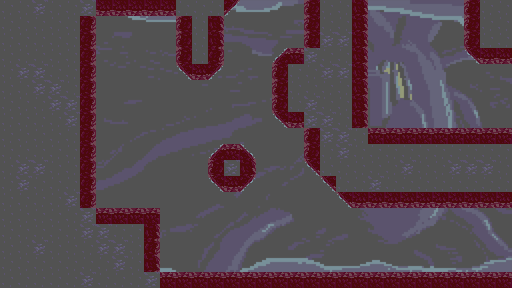

The image is a tile-based game level rendered from a .tmx file. Its description and complete source (layers, tilesets, objects, tile grids) follow:
An orthogonal 32x18 tile map with 16x16 px tiles, 2 tile layers (tile_map_0, collision), 3 tilesets, 1 image layer and 16 objects (transition_spawn_3, transition_spawn_0, transition_spawn_1, transition_spawn_2, transition_2, ...).

<map version="1.9" tiledversion="1.9.2" orientation="orthogonal" renderorder="right-down" width="32" height="18" tilewidth="16" tileheight="16" infinite="0" nextlayerid="8" nextobjectid="21">
 <properties>
  <property name="bg_layers" type="int" value="1" />
  <property name="fg_layers" type="int" value="0" />
  <property name="name" value="Intestine11" />
  <property name="tile_map_layers" type="int" value="1" />
 </properties>
 <tileset firstgid="1" source="Intestine_TS01.tsx" />
 <tileset firstgid="31" source="../tsx_data/collision.tsx" />
 <tileset firstgid="38" source="../tsx_data/enemies.tsx" />
 <imagelayer id="4" name="bg_0">
  <image source="../../graphics/BG_Intestine01.png" width="512" height="288" />
 </imagelayer>
 <layer id="2" name="tile_map_0" width="32" height="18">
  <data encoding="csv">
14,14,8,14,14,8,20,20,20,20,20,14,14,14,21,0,10,11,12,7,14,14,9,0,0,0,0,0,0,7,14,14,
14,14,14,14,14,15,12,12,12,11,12,7,14,9,12,0,10,11,12,7,14,14,9,0,0,0,0,0,0,7,14,14,
14,14,14,14,14,15,12,12,12,11,12,7,14,9,12,10,10,11,12,7,8,8,9,0,0,0,0,0,0,7,14,14,
14,14,14,14,14,15,12,12,12,11,12,7,14,15,12,10,10,1,2,8,14,14,9,0,0,0,0,0,0,19,20,20,
14,8,8,14,14,15,12,12,12,11,12,19,20,21,12,10,0,7,14,14,8,8,9,0,0,0,0,0,0,0,0,0,
14,14,8,8,14,15,12,12,12,12,12,12,11,12,12,10,0,7,14,14,14,14,9,0,0,0,0,0,0,0,0,0,
14,14,14,8,8,15,12,12,11,12,11,12,11,12,12,10,0,7,14,8,14,14,9,0,0,0,0,0,0,0,0,0,
14,14,14,14,8,15,12,12,11,12,11,12,4,4,5,6,0,19,20,8,8,14,9,0,0,0,0,0,0,0,0,0,
14,14,14,14,14,15,12,12,11,12,11,12,10,4,5,6,0,12,12,7,8,8,14,2,2,2,2,2,2,2,2,2,
14,14,14,14,14,15,12,12,11,12,12,10,16,1,2,3,0,0,12,7,14,8,14,14,14,14,14,14,14,14,14,14,
14,8,8,14,14,15,12,12,11,12,12,10,11,7,8,9,0,0,12,19,14,14,14,14,14,8,14,14,8,8,8,14,
14,8,14,14,14,15,12,12,11,12,12,10,11,19,20,21,0,0,12,0,19,14,14,8,14,14,14,14,14,14,14,14,
14,14,14,14,8,15,12,10,11,12,12,10,11,12,12,0,0,0,12,12,12,19,20,20,20,20,20,20,20,20,20,20,
14,14,14,14,14,8,2,2,2,2,12,10,11,12,12,0,0,0,17,17,17,17,17,17,17,17,17,17,17,17,17,17,
14,14,14,14,14,8,8,14,14,9,12,10,11,12,12,12,0,4,4,4,4,4,4,4,4,4,4,4,4,4,4,4,
14,14,8,14,14,14,8,8,14,15,0,0,11,12,12,12,0,10,10,10,10,10,10,10,10,10,10,10,10,10,10,10,
14,14,14,14,14,14,14,8,14,9,0,10,11,12,11,12,0,16,16,16,16,16,16,16,16,16,16,16,16,16,16,16,
14,14,14,14,14,8,14,14,14,8,2,2,2,2,2,2,2,2,2,2,2,2,2,2,2,2,2,2,2,2,2,2
</data>
 </layer>
 <objectgroup id="5" name="transition_spawn">
  <object id="3" name="transition_spawn_3" x="416" y="0">
   <properties>
    <property name="index" type="int" value="0" />
   </properties>
   <point />
  </object>
  <object id="4" name="transition_spawn_0" x="512" y="128">
   <properties>
    <property name="index" type="int" value="1" />
   </properties>
   <point />
  </object>
  <object id="5" name="transition_spawn_1" x="512" y="272">
   <properties>
    <property name="index" type="int" value="2" />
   </properties>
   <point />
  </object>
  <object id="6" name="transition_spawn_2" x="288" y="0">
   <properties>
    <property name="index" type="int" value="3" />
   </properties>
   <point />
  </object>
 </objectgroup>
 <objectgroup id="3" name="transition">
  <object id="9" name="transition_2" x="176.667" y="-57" width="142" height="57">
   <properties>
    <property name="direction" value="up" />
    <property name="index" type="int" value="2" />
    <property name="room_to" value="Intestine09" />
    <property name="transition_to" type="int" value="2" />
   </properties>
  </object>
  <object id="10" name="transition_0" x="512" y="16" width="70.5" height="146">
   <properties>
    <property name="direction" value="right" />
    <property name="index" type="int" value="0" />
    <property name="room_to" value="Intestine12" />
    <property name="transition_to" type="int" value="0" />
   </properties>
  </object>
  <object id="11" name="transition_1" x="512.5" y="194.5" width="68" height="89.5">
   <properties>
    <property name="direction" value="right" />
    <property name="index" type="int" value="1" />
    <property name="room_to" value="Intestine12" />
    <property name="transition_to" type="int" value="1" />
   </properties>
  </object>
  <object id="20" name="transition_3" x="340" y="-59.5" width="175.5" height="59.5">
   <properties>
    <property name="direction" value="up" />
    <property name="index" type="int" value="3" />
    <property name="room_to" value="Intestine09" />
    <property name="transition_to" type="int" value="1" />
   </properties>
  </object>
 </objectgroup>
 <objectgroup id="7" name="enemy_trigger">
  <object id="16" name="trigger_0" x="224.5" y="16.5" width="79.5" height="46.5" />
  <object id="17" name="trigger_3" x="94.5" y="160.5" width="131" height="111.5" />
  <object id="18" name="trigger_2" x="160" y="223.5" width="351.5" height="48" />
  <object id="19" name="trigger_1" x="367.5" y="79.5" width="144.5" height="48" />
 </objectgroup>
 <objectgroup id="6" name="enemies">
  <object id="12" name="enemy_3" gid="39" x="100.5" y="208" width="48" height="32" />
  <object id="13" name="enemy_2" gid="38" x="157.5" y="271.5" width="32" height="32" />
  <object id="14" name="enemy_1" gid="38" x="483.5" y="127.5" width="32" height="32" />
  <object id="15" name="enemy_0" gid="38" x="278" y="48" width="32" height="32" />
 </objectgroup>
 <layer id="1" name="collision" width="32" height="18">
  <data encoding="csv">
31,31,31,31,31,31,34,34,34,34,34,31,31,31,37,31,31,31,31,34,31,31,34,31,31,31,31,31,31,34,31,31,
31,31,31,31,31,34,31,31,31,31,31,34,31,34,31,31,31,31,31,34,31,31,34,31,31,31,31,31,31,34,31,31,
31,31,31,31,31,34,31,31,31,31,31,34,31,34,31,31,31,31,31,34,31,31,34,31,31,31,31,31,31,34,31,31,
31,31,31,31,31,34,31,31,31,31,31,34,31,34,31,31,31,32,34,31,31,31,34,31,31,31,31,31,31,36,34,34,
31,31,31,31,31,34,31,31,31,31,31,36,34,37,31,31,31,34,31,31,31,31,34,31,31,31,31,31,31,31,31,31,
31,31,31,31,31,34,31,31,31,31,31,31,31,31,31,31,31,34,31,31,31,31,34,31,31,31,31,31,31,31,31,31,
31,31,31,31,31,34,31,31,31,31,31,31,31,31,31,31,31,34,31,31,31,31,34,31,31,31,31,31,31,31,31,31,
31,31,31,31,31,34,31,31,31,31,31,31,31,31,31,31,31,36,34,31,31,31,34,31,31,31,31,31,31,31,31,31,
31,31,31,31,31,34,31,31,31,31,31,31,31,31,31,31,31,31,31,34,31,31,31,34,34,34,34,34,34,34,34,34,
31,31,31,31,31,34,31,31,31,31,31,31,31,32,34,33,31,31,31,34,31,31,31,31,31,31,31,31,31,31,31,31,
31,31,31,31,31,34,31,31,31,31,31,31,31,34,31,34,31,31,31,36,31,31,31,31,31,31,31,31,31,31,31,31,
31,31,31,31,31,34,31,31,31,31,31,31,31,36,34,37,31,31,31,31,36,31,31,31,31,31,31,31,31,31,31,31,
31,31,31,31,31,34,31,31,31,31,31,31,31,31,31,31,31,31,31,31,31,36,34,34,34,34,34,34,34,34,34,34,
31,31,31,31,31,31,34,34,34,34,31,31,31,31,31,31,31,31,31,31,31,31,31,31,31,31,31,31,31,31,31,31,
31,31,31,31,31,31,31,31,31,34,31,31,31,31,31,31,31,31,31,31,31,31,31,31,31,31,31,31,31,31,31,31,
31,31,31,31,31,31,31,31,31,34,31,31,31,31,31,31,31,31,31,31,31,31,31,31,31,31,31,31,31,31,31,31,
31,31,31,31,31,31,31,31,31,34,31,31,31,31,31,31,31,31,31,31,31,31,31,31,31,31,31,31,31,31,31,31,
31,31,31,31,31,31,31,31,31,31,34,34,34,34,34,34,34,34,34,34,34,34,34,34,34,34,34,34,34,34,34,34
</data>
 </layer>
</map>
